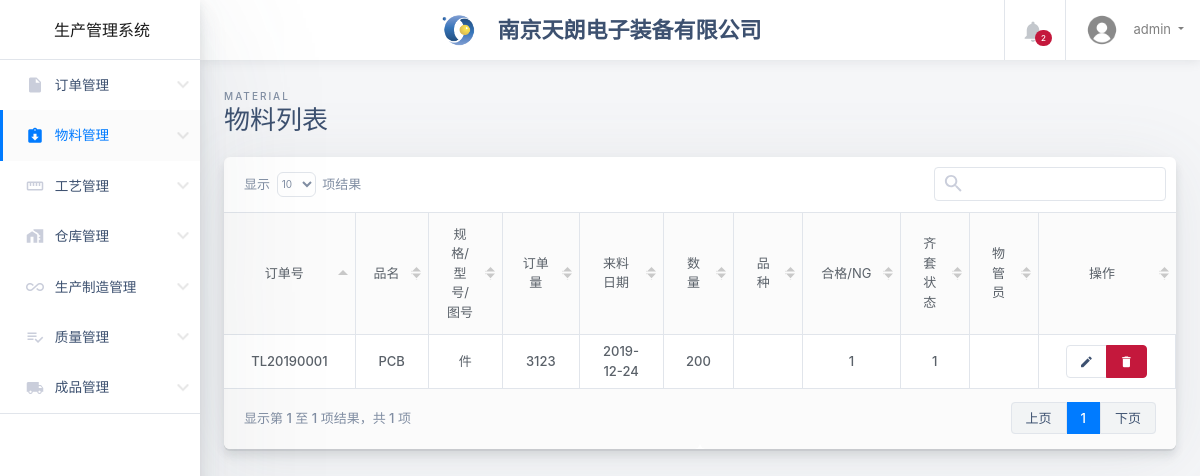
The app's page /material.php (signed in) with its own data.
### tables this page shows
CREATE TABLE `material` (
  `order_id` varchar(20) NOT NULL COMMENT '订单号',
  `material_come` date DEFAULT NULL COMMENT '来料日期',
  `material_volume` int(20) DEFAULT NULL COMMENT '数量',
  `material_type` varchar(20) DEFAULT NULL COMMENT '品种',
  `material_okng` tinyint(1) DEFAULT NULL COMMENT '是否合格',
  `material_kitting` tinyint(1) DEFAULT NULL COMMENT '是否齐套',
  `material_admin` varchar(20) DEFAULT NULL COMMENT '物管员'
);

CREATE TABLE `orders` (
  `order_id` varchar(20) NOT NULL,
  `order_name` varchar(20) DEFAULT NULL,
  `order_type` varchar(20) DEFAULT NULL,
  `order_volume` varchar(20) DEFAULT NULL,
  `order_client` varchar(20) DEFAULT NULL,
  `order_start` date DEFAULT NULL,
  `order_end` date DEFAULT NULL
);

### material.php (the view, shortened to what this page needs)
<!DOCTYPE html>
<html class="no-js h-100" lang="zh-CN">
<head>
  <?php include('head.php') ?>
</head>
<body class="h-100">
	<div class="container-fluid">
		<div class="row">
			<?php include('sidebar.php') ?>
			<main class="main-content col-lg-10 col-md-9 col-sm-12 p-0 offset-lg-2 offset-md-3">
				<div class="main-navbar sticky-top bg-white">
					<?php include('navbar.php') ?>
				</div>
				<div class="main-content-container container-fluid px-4 mb-4">
					<div class="page-header row no-gutters py-4">
						<div class="col-12 col-sm-4 text-center text-sm-left mb-4 mb-sm-0">
							<span class="text-uppercase page-subtitle">material</span>
							<h3 class="page-title">物料列表</h3>
						</div>
					</div>
					<table class="transaction-history d-none">
						<thead>
							<tr>
								<th>订单号</th>
								<th>品名</th>
								<th>规格/型号/图号</th>
								<th>订单量</th>
								<th>来料日期</th>
								<th>数量</th>
								<th>品种</th>
								<th>合格/NG</th>
								<th>齐套状态</th>
								<th>物管员</th>
								<th>操作</th>
							</tr>
						</thead>
						<tbody>
              <?php
              require_once('conn.php');
              $sql="select * from material left join orders on (material.order_id=orders.order_id)";
              $result=mysqli_query($conn,$sql);
              $loginNum=mysqli_num_rows($result);
              for($i=0; $i<$loginNum; $i++){
                $row = mysqli_fetch_assoc($result);
                echo "<tr>";
                echo "<td>{$row['order_id']}</td>";
                echo "<td>{$row['order_name']}</td>";
                echo "<td>{$row['order_type']}</td>";
                echo "<td>{$row['order_volume']}</td>";
                echo "<td>{$row['material_come']}</td>";
                echo "<td>{$row['material_volume']}</td>";
                echo "<td>{$row['material_type']}</td>";
                echo "<td>{$row['material_okng']}</td>";
                echo "<td>{$row['material_kitting']}</td>";
                echo "<td>{$row['material_admin']}</td>";
                echo "<td>
                <div class='btn-group btn-group-sm' role='group' aria-label='Table row actions'>
                  <button type='button' class='btn btn-white'>
                    <i class='material-icons'>&#xE254;</i>
                  </button>
                  <button type='button' class='btn btn-danger'>
                    <i class='material-icons'>&#xE872;</i>
                  </button>
                </div>
                </td>";
                echo "</tr>";
              }
              ?>
						</tbody>
					</table>
				</div>
			</main>
		</div>
	</div>
</body>
</html>

### records on screen
material: orders.order_id "TL20190001", orders.order_name "PCB", orders.order_type "件", orders.order_volume "3123", material_come "2019-12-24", material_volume "200", material_okng "1", material_kitting "1"

### other values on screen
$_SESSION['user'] "admin"
